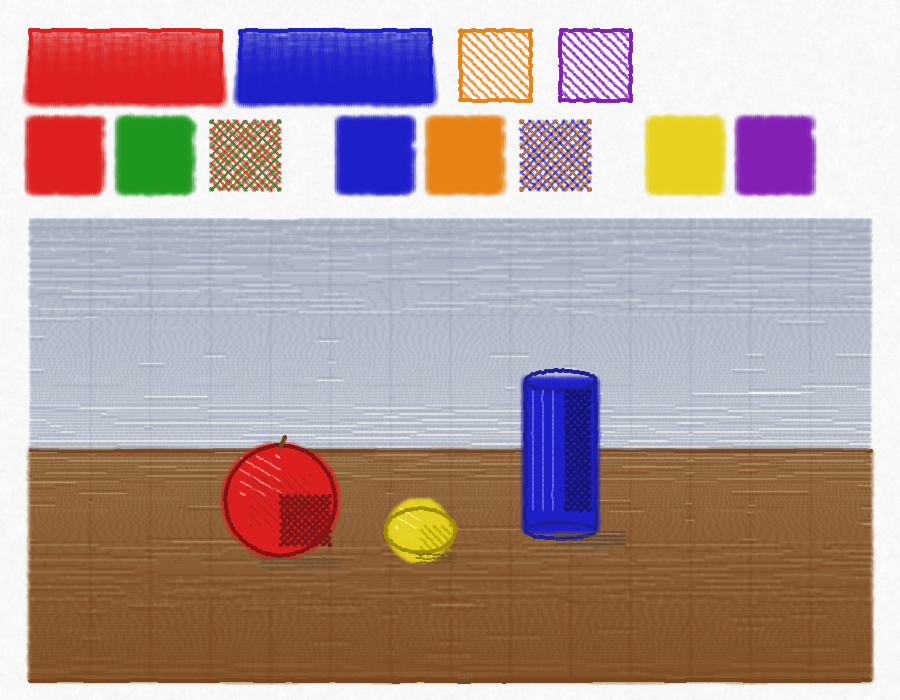

The script that saved this image:
"""
Lesson 4: Color Theory & Composition
A color theory study strip and a still life composition with a red apple,
blue vase, and yellow lemon.
"""
import sys
import os
import math
sys.path.insert(0, os.path.join(os.path.dirname(__file__), '..', '..', 'artist'))

from student import *
from stylus_format import Drawing
from renderer import render_drawing

all_strokes = []

# =============================================================================
# PART 1 -- Color Theory Study Strip (y: 20-200)
# =============================================================================

# --- Exercise 1A: Warm vs. Cool Gradient Bars (x: 30-430, y: 30-100) ---

# 1. Warm gradient (red)
all_strokes.extend(draw_gradient_fill(x=30, y=30, w=190, h=70,
    start_pressure=0.1, end_pressure=0.7, tool="brush", color="red"))

# 2. Warm bar outline
all_strokes.append(draw_rectangle(x=30, y=30, w=190, h=70,
    pressure=0.3, tool="pen", color="red"))

# 3. Cool gradient (blue)
all_strokes.extend(draw_gradient_fill(x=240, y=30, w=190, h=70,
    start_pressure=0.1, end_pressure=0.7, tool="brush", color="blue"))

# 4. Cool bar outline
all_strokes.append(draw_rectangle(x=240, y=30, w=190, h=70,
    pressure=0.3, tool="pen", color="blue"))

# --- Exercise 1B: Complementary Color Hatching Swatches (x: 30-860, y: 120-190) ---

# 5. Red swatch
all_strokes.extend(draw_filled_rectangle(x=30, y=120, w=70, h=70,
    tool="brush", color="red", pressure=0.5))

# 6. Green swatch
all_strokes.extend(draw_filled_rectangle(x=120, y=120, w=70, h=70,
    tool="brush", color="green", pressure=0.5))

# 7. Red-green hatched (red layer)
all_strokes.extend(draw_crosshatching(x=210, y=120, w=70, h=70,
    spacing=6, pressure=0.4, tool="pencil", color="red"))

# 8. Red-green hatched (green layer overlaid)
all_strokes.extend(draw_crosshatching(x=210, y=120, w=70, h=70,
    spacing=8, pressure=0.3, tool="pencil", color="green"))

# 9. Blue swatch
all_strokes.extend(draw_filled_rectangle(x=340, y=120, w=70, h=70,
    tool="brush", color="blue", pressure=0.5))

# 10. Orange swatch
all_strokes.extend(draw_filled_rectangle(x=430, y=120, w=70, h=70,
    tool="brush", color="orange", pressure=0.5))

# 11. Blue-orange hatched (blue layer)
all_strokes.extend(draw_crosshatching(x=520, y=120, w=70, h=70,
    spacing=6, pressure=0.4, tool="pencil", color="blue"))

# 12. Blue-orange hatched (orange layer overlaid)
all_strokes.extend(draw_crosshatching(x=520, y=120, w=70, h=70,
    spacing=8, pressure=0.3, tool="pencil", color="orange"))

# 13. Yellow swatch
all_strokes.extend(draw_filled_rectangle(x=650, y=120, w=70, h=70,
    tool="brush", color="yellow", pressure=0.5))

# 14. Purple swatch
all_strokes.extend(draw_filled_rectangle(x=740, y=120, w=70, h=70,
    tool="brush", color="purple", pressure=0.5))

# --- Exercise 1C: Warm/Cool Color Strip Labels (x: 460-860, y: 30-100) ---

# 15. Orange hatching
all_strokes.extend(draw_hatching(x=460, y=30, w=70, h=70,
    angle_deg=45, spacing=7, pressure=0.5, tool="pencil", color="orange"))

# 16. Orange box outline
all_strokes.append(draw_rectangle(x=460, y=30, w=70, h=70,
    pressure=0.2, tool="pen", color="orange"))

# 17. Purple hatching
all_strokes.extend(draw_hatching(x=560, y=30, w=70, h=70,
    angle_deg=45, spacing=7, pressure=0.5, tool="pencil", color="purple"))

# 18. Purple box outline
all_strokes.append(draw_rectangle(x=560, y=30, w=70, h=70,
    pressure=0.2, tool="pen", color="purple"))

# =============================================================================
# PART 2 -- Still Life Composition (y: 220-680)
# =============================================================================

# --- The Table Surface (background) ---

# 19. Table surface
all_strokes.extend(draw_filled_rectangle(x=30, y=450, w=840, h=230,
    tool="brush", color=(180, 150, 110), pressure=0.3))

# 20. Table top edge
all_strokes.append(draw_line(30, 450, 870, 450,
    tool="pen", color="brown", pressure=0.5))

# 21. Background wash
all_strokes.extend(draw_gradient_fill(x=30, y=220, w=840, h=230,
    start_pressure=0.15, end_pressure=0.05, tool="brush", color=(150, 160, 180)))

# 22. Table shadow gradient
all_strokes.extend(draw_gradient_fill(x=30, y=450, w=840, h=230,
    start_pressure=0.05, end_pressure=0.2, tool="brush", color="brown"))

# --- The Red Apple (focal point, near x=280, cy=500) ---

# 23. Apple base fill
all_strokes.extend(draw_filled_circle(cx=280, cy=500, radius=55,
    tool="brush", color="red", pressure=0.45))

# 24. Apple highlight zone
all_strokes.extend(draw_hatching(x=240, y=455, w=40, h=40,
    angle_deg=30, spacing=10, pressure=0.15, tool="pencil", color=(255, 180, 180)))

# 25. Apple midtone
all_strokes.extend(draw_hatching(x=250, y=475, w=60, h=50,
    angle_deg=45, spacing=7, pressure=0.35, tool="pencil", color=(180, 30, 30)))

# 26. Apple shadow
all_strokes.extend(draw_crosshatching(x=280, y=495, w=50, h=50,
    spacing=5, pressure=0.6, tool="pencil", color=(120, 20, 20)))

# 27. Apple outline
all_strokes.append(draw_circle(cx=280, cy=500, radius=55,
    tool="pen", color=(130, 20, 20), pressure=0.4))

# 28. Apple cast shadow
all_strokes.extend(draw_hatching(x=260, y=555, w=80, h=15,
    angle_deg=0, spacing=4, pressure=0.35, tool="pencil", color=(100, 80, 60)))

# 29. Apple stem
all_strokes.append(draw_line(280, 447, 285, 435,
    tool="pen", color="brown", pressure=0.4))

# --- The Blue Vase (x=560, cy=460, tall form) ---

# 30. Vase body fill
all_strokes.extend(draw_filled_rectangle(x=525, y=380, w=70, h=150,
    tool="brush", color="blue", pressure=0.4))

# 31. Vase top ellipse
all_strokes.append(draw_ellipse(cx=560, cy=380, rx=35, ry=10,
    tool="pen", color=(30, 30, 150), pressure=0.4))

# 32. Vase bottom ellipse
all_strokes.append(draw_ellipse(cx=560, cy=530, rx=35, ry=8,
    tool="pen", color=(30, 30, 150), pressure=0.4))

# 33. Vase left edge
all_strokes.append(draw_line(525, 380, 525, 530,
    tool="pen", color=(30, 30, 150), pressure=0.45))

# 34. Vase right edge
all_strokes.append(draw_line(595, 380, 595, 530,
    tool="pen", color=(30, 30, 150), pressure=0.45))

# 35. Vase highlight
all_strokes.extend(draw_hatching(x=530, y=390, w=25, h=120,
    angle_deg=90, spacing=10, pressure=0.15, tool="pencil", color=(140, 140, 255)))

# 36. Vase shadow
all_strokes.extend(draw_crosshatching(x=565, y=390, w=25, h=120,
    spacing=5, pressure=0.55, tool="pencil", color=(20, 20, 100)))

# 37. Vase cast shadow
all_strokes.extend(draw_hatching(x=555, y=530, w=70, h=15,
    angle_deg=0, spacing=4, pressure=0.3, tool="pencil", color=(80, 70, 60)))

# --- The Yellow Lemon (x=420, cy=530, small foreground object) ---

# 38. Lemon base fill
all_strokes.extend(draw_filled_circle(cx=420, cy=530, radius=30,
    tool="brush", color="yellow", pressure=0.4))

# 39. Lemon highlight
all_strokes.extend(draw_hatching(x=395, y=508, w=25, h=20,
    angle_deg=30, spacing=9, pressure=0.1, tool="pencil", color=(255, 255, 200)))

# 40. Lemon shadow
all_strokes.extend(draw_hatching(x=420, y=525, w=30, h=30,
    angle_deg=45, spacing=6, pressure=0.45, tool="pencil", color=(180, 160, 0)))

# 41. Lemon outline
all_strokes.append(draw_ellipse(cx=420, cy=530, rx=35, ry=22,
    tool="pen", color=(160, 140, 0), pressure=0.35))

# 42. Lemon cast shadow
all_strokes.extend(draw_hatching(x=415, y=553, w=40, h=10,
    angle_deg=0, spacing=4, pressure=0.3, tool="pencil", color=(100, 80, 50)))

# --- Final Touches ---

# 43. Table front edge
all_strokes.append(draw_pressure_ramp(30, 680, 870, 680,
    tool="pen", color="brown"))

# =============================================================================
# Render and save
# =============================================================================
drawing = Drawing(strokes=all_strokes, width=900, height=700)
img = render_drawing(drawing, apply_paper=True)
output_path = os.path.join(os.path.dirname(__file__), "lesson_04.png")
img.convert("RGB").save(output_path)
print(f"Saved to {output_path}")
print(f"Total strokes: {len(all_strokes)}")
